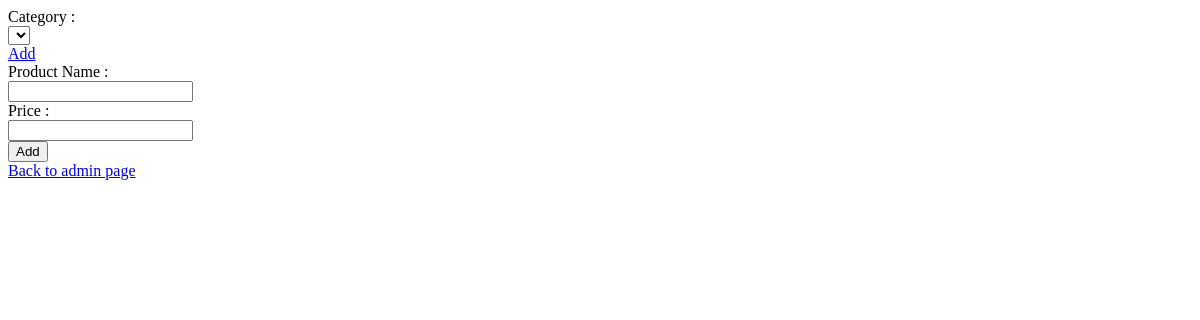
/admin/product/add (signed in), run on an earlier commit of the app's database.
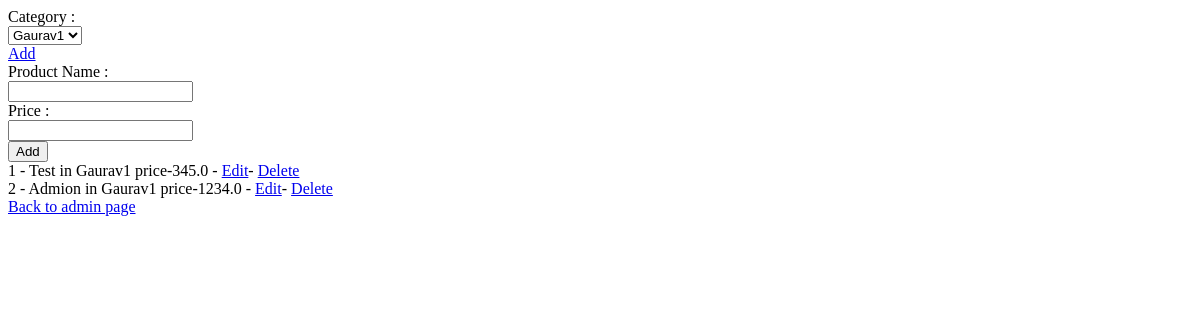
And on a later commit of the database.
### app/models.py (models this page shows, shortened)
class Product(db.Model):
    id = db.Column(db.Integer, primary_key=True)
    name = db.Column(db.String(50), unique=True, index=True)
    price = db.Column(db.Float, index=True)
    description = db.Column(db.String(400), index=True)
    category_id = db.Column(db.Integer, db.ForeignKey('category.id'))
    cart = db.relationship('Cart', backref='products', lazy='dynamic')

class Category(db.Model):
    id = db.Column(db.Integer, primary_key=True)
    name = db.Column(db.String(50), unique=True, index=True)
    products = db.relationship('Product', backref='category', lazy='dynamic')
    def __repr__(self):
        return self.name

### app/views.py (the view, shortened to what this page needs)
@app.route('/admin/product/add', methods=['GET', 'POST'])
@login_required
def add_product():
    form = ProductForm()
    product = Product.query.all()
    return render_template('admin-panel/product.html', form=form, product=product)

### app/forms.py
class ProductForm(Form):
    category = QuerySelectField(u'Category', query_factory=get_category)
    name = TextField('Product Name', validators=[Required('Product name is required.')])
    price = DecimalField('Price', validators=[Required('Price is required')])

### app/__init__.py (called while the page is built)
@admin_login.user_loader
def load_user(id):
    return Admin.query.get(int(id))

### app/forms.py (called while the page is built)
def get_category():
    return Category.query.all()

### app/templates/admin-panel/product.html (shortened to what this page needs)
<!DOCTYPE html>
<html>
<head>
</head>
<body>
<form method="post" enctype="multipart/form-data">
                    <div class="control-group">
                        <label class="control-label">Category : </label>
                        <div class="controls">
                            {{ form.category }}
                        </div>
                    </div> <a href="{{ url_for('add_category') }}" target="_blank">Add</a>
                    <div class="control-group">
                        <label class="control-label">Product Name : </label>
                        <div class="controls">
                            {{ form.name(size=20) }}
                        </div>
                    </div>
                    <div class="control-group">
                        <label class="control-label">Price : </label>
                        <div class="controls">
                            {{ form.price(size=20) }}
                        </div>
                    </div>
                    <div class="control-group">
                        <div class="controls">
                            <input type="submit" class="btn btn-primary" value="Add">
                        </div>
                    </div>
                </form>
{% for p in product %}
    {{ p.id }} - {{ p.name }} in {{ p.category }} price-{{ p.price }} - <a href="{{ url_for('edit_product', pk=p.id)}}">Edit</a>- <a href="{{ url_for('delete_product', pk=p.id) }}">Delete</a> <br>
{% endfor %}
<a href="{{ url_for('admin_base') }}">Back to admin page</a>
</body>
</html>

What changed in the data, as far as the page shows it:
added Product: id "1", name "Test", category "Gaurav1", price "345.0"
added Product: id "2", name "Admion", category "Gaurav1", price "1234.0"
Also different on the page:
form field category: (not shown) → "Gaurav1"
